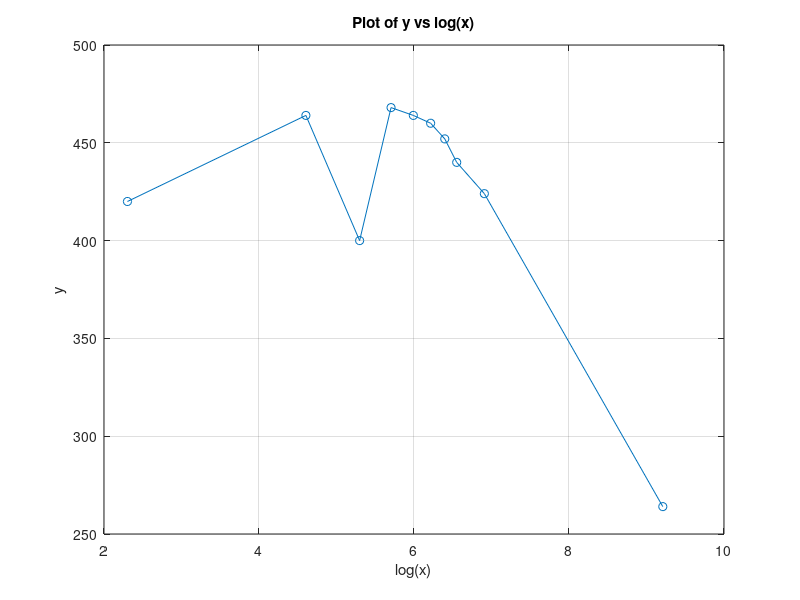

Write MATLAB code to recreate this figure.
% Given data
x = [10 100 200 300 400 500 600 700 1000 10000]; % Logarithm of x values
y = [420 464 400 468 464 460 452 440 424 264]; % Corresponding y values

% Plotting
plot(log(x), y, 'o-');
xlabel('log(x)'); % Label for x-axis
ylabel('y'); % Label for y-axis
title('Plot of y vs log(x)'); % Title for the plot
grid on; % Turn on grid
